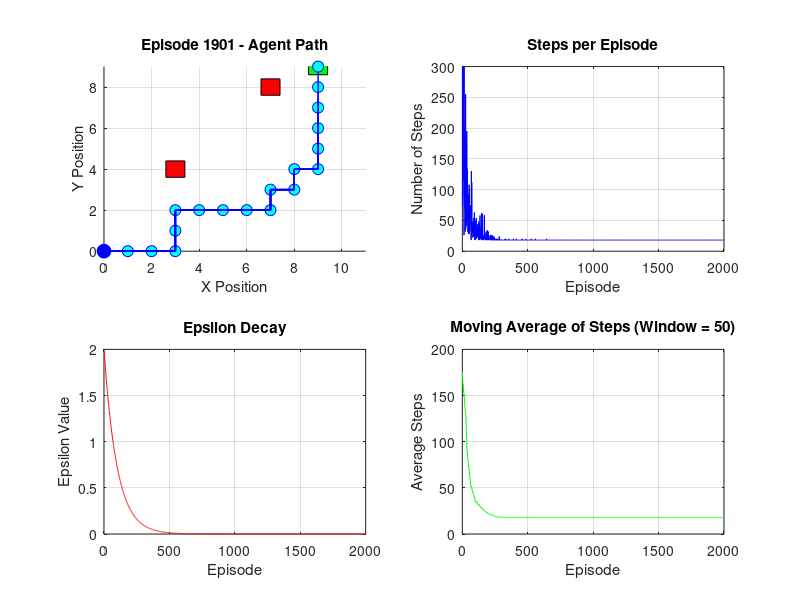

Source code (MATLAB): (Note: this script raises an error after producing the figure.)
%load("Qfile.mat");
Results=[];
qtable=zeros(120,4);
Ep=2.0;

% Define obstacles at specific coordinates
obstacles = [3, 4; 7, 8]; % Example: obstacles at (3,4) and (7,8)

% Create figure for animation
figure('Position', [100, 100, 800, 600]);
subplot(2,2,1); % Animation will be in top-left

for e=1:2000%エピソード
    x=0;y=0;%初期座標
    
    % Animation setup for this episode
    if mod(e, 100) == 1 % Show animation every 100 episodes
        clf; % Clear figure
        subplot(2,2,1);
        hold on;
        grid on;
        axis([0 11 0 9]);
        title(['Episode ' num2str(e) ' - Agent Path']);
        xlabel('X Position');
        ylabel('Y Position');
        
        % Plot obstacles
        for i = 1:size(obstacles, 1)
            rectangle('Position', [obstacles(i,1)-0.4, obstacles(i,2)-0.4, 0.8, 0.8], ...
                     'FaceColor', 'red', 'EdgeColor', 'black');
        end
        
        % Plot goal
        rectangle('Position', [9-0.4, 9-0.4, 0.8, 0.8], ...
                 'FaceColor', 'green', 'EdgeColor', 'black');
        
        % Plot start position
        plot(0, 0, 'bo', 'MarkerSize', 10, 'MarkerFaceColor', 'blue');
        
        path_x = [0];
        path_y = [0];
    end
    for I=1:300 %試す回数
        s=10*x+y+1;%状態
        R=-0.1;%報酬
        if(rand()*10<Ep)
          action=randperm(4,1);%行動を選ぶ
        else
            [U,action]=max(qtable(s,:));
        end
        switch(action)
            case 1 %右
                 x=x+1;
                 if(x>9)x=4; R=-10;end
            case 2%左
                x=x-1;
                if(x<0)x=0; R=-10; end
            case 3%上
                 y=y+1;
                 if(y>9)y=4; R=-10;end
            case 4%下
                y=y-1;
                if(y<0)y=0; R=-10; end
        end
        
        % Check if new position hits an obstacle
        for i = 1:size(obstacles, 1)
            if x == obstacles(i,1) && y == obstacles(i,2)
                R = -10; % Penalty for hitting obstacle
                % Reset to previous position (you can modify this behavior)
                switch(action)
                    case 1, x = x-1; % Undo right move
                    case 2, x = x+1; % Undo left move
                    case 3, y = y-1; % Undo up move
                    case 4, y = y+1; % Undo down move
                end
                break;
            end
        end
        
        % Update path for animation
        if mod(e, 100) == 1
            path_x = [path_x, x];
            path_y = [path_y, y];
            
            % Update agent position on plot
            subplot(2,2,1);
            plot(path_x, path_y, 'b-', 'LineWidth', 1);
            plot(x, y, 'bo', 'MarkerSize', 8, 'MarkerFaceColor', 'cyan');
            drawnow;
            pause(0.01); % Small delay for animation
        end
        
        sn=10*x+y+1;%次の状態
            if(sn==100)
                R=10;
            end

           % Update Q

           qtable(s,action)=0.9*qtable(s,action)+0.1*(R+0.9*max(qtable(sn,:)));
%Qテーブルの更新
             if(x==9 && y==9)
                break;
            end
    end
    Ep=Ep*0.99;
    Results(end+1,:)=[e, I, Ep];
end
%save("Qfile.mat",'qtable')

% Plot the results in remaining subplots
% Plot 1: Number of steps per episode
subplot(2,2,2);
plot(Results(:,1), Results(:,2), 'b-');
title('Steps per Episode');
xlabel('Episode');
ylabel('Number of Steps');
grid on;

% Plot 2: Epsilon decay
subplot(2,2,3);
plot(Results(:,1), Results(:,3), 'r-');
title('Epsilon Decay');
xlabel('Episode');
ylabel('Epsilon Value');
grid on;

% Plot 3: Moving average of steps
subplot(2,2,4);
window = 50; % Window size for moving average
movingAvg = movmean(Results(:,2), window);
plot(Results(:,1), movingAvg, 'g-');
title(['Moving Average of Steps (Window = ' num2str(window) ')']);
xlabel('Episode');
ylabel('Average Steps');
grid on;

sgtitle('Q-Learning Training Progress with Maze Animation');
